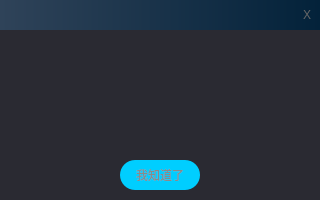
<?xml version="1.0" encoding="UTF-8"?>
<ui version="4.0">
 <class>Updater</class>
 <widget class="QWidget" name="Updater">
  <property name="geometry">
   <rect>
    <x>0</x>
    <y>0</y>
    <width>320</width>
    <height>200</height>
   </rect>
  </property>
  <property name="minimumSize">
   <size>
    <width>320</width>
    <height>200</height>
   </size>
  </property>
  <property name="windowTitle">
   <string>Form</string>
  </property>
  <property name="styleSheet">
   <string notr="true">*
{
border: none;
}</string>
  </property>
  <layout class="QVBoxLayout" name="verticalLayout">
   <property name="spacing">
    <number>0</number>
   </property>
   <property name="leftMargin">
    <number>0</number>
   </property>
   <property name="topMargin">
    <number>0</number>
   </property>
   <property name="rightMargin">
    <number>0</number>
   </property>
   <property name="bottomMargin">
    <number>0</number>
   </property>
   <item>
    <widget class="QWidget" name="widget_mask" native="true">
     <property name="styleSheet">
      <string notr="true">#widget_mask
{
background-color: #2a2a32;
}</string>
     </property>
     <layout class="QVBoxLayout" name="verticalLayout_4">
      <property name="spacing">
       <number>0</number>
      </property>
      <property name="leftMargin">
       <number>0</number>
      </property>
      <property name="topMargin">
       <number>0</number>
      </property>
      <property name="rightMargin">
       <number>0</number>
      </property>
      <property name="bottomMargin">
       <number>0</number>
      </property>
      <item>
       <layout class="QVBoxLayout" name="verticalLayout_3">
        <property name="spacing">
         <number>0</number>
        </property>
        <item>
         <widget class="QFrame" name="frame_title">
          <property name="minimumSize">
           <size>
            <width>0</width>
            <height>30</height>
           </size>
          </property>
          <property name="maximumSize">
           <size>
            <width>16777215</width>
            <height>30</height>
           </size>
          </property>
          <property name="styleSheet">
           <string notr="true">#frame_title
{
background-color:qlineargradient(spread:pad,x1:0,y1:0,x2:1,y2:0,stop:0 #2f4359, stop:1  #03223a);
}</string>
          </property>
          <property name="frameShape">
           <enum>QFrame::StyledPanel</enum>
          </property>
          <property name="frameShadow">
           <enum>QFrame::Raised</enum>
          </property>
          <layout class="QHBoxLayout" name="horizontalLayout">
           <property name="spacing">
            <number>0</number>
           </property>
           <property name="leftMargin">
            <number>0</number>
           </property>
           <property name="topMargin">
            <number>0</number>
           </property>
           <property name="rightMargin">
            <number>0</number>
           </property>
           <property name="bottomMargin">
            <number>0</number>
           </property>
           <item>
            <spacer name="horizontalSpacer">
             <property name="orientation">
              <enum>Qt::Horizontal</enum>
             </property>
             <property name="sizeHint" stdset="0">
              <size>
               <width>291</width>
               <height>20</height>
              </size>
             </property>
            </spacer>
           </item>
           <item>
            <widget class="QPushButton" name="pushButton_close">
             <property name="minimumSize">
              <size>
               <width>26</width>
               <height>26</height>
              </size>
             </property>
             <property name="maximumSize">
              <size>
               <width>26</width>
               <height>26</height>
              </size>
             </property>
             <property name="styleSheet">
              <string notr="true">QPushButton
{
color: #666666;
}

QPushButton:hover
{
color: #ff5500;
}</string>
             </property>
             <property name="text">
              <string>X</string>
             </property>
            </widget>
           </item>
          </layout>
         </widget>
        </item>
        <item>
         <widget class="QStackedWidget" name="stackedWidget">
          <property name="currentIndex">
           <number>0</number>
          </property>
          <widget class="QWidget" name="page">
           <layout class="QVBoxLayout" name="verticalLayout_2">
            <property name="spacing">
             <number>0</number>
            </property>
            <property name="leftMargin">
             <number>0</number>
            </property>
            <property name="topMargin">
             <number>0</number>
            </property>
            <property name="rightMargin">
             <number>0</number>
            </property>
            <property name="bottomMargin">
             <number>0</number>
            </property>
            <item>
             <layout class="QHBoxLayout" name="horizontalLayout_2">
              <item>
               <spacer name="horizontalSpacer_2">
                <property name="orientation">
                 <enum>Qt::Horizontal</enum>
                </property>
                <property name="sizeHint" stdset="0">
                 <size>
                  <width>50</width>
                  <height>20</height>
                 </size>
                </property>
               </spacer>
              </item>
              <item>
               <widget class="QTextEdit" name="textEdit_info">
                <property name="minimumSize">
                 <size>
                  <width>0</width>
                  <height>100</height>
                 </size>
                </property>
                <property name="maximumSize">
                 <size>
                  <width>16777215</width>
                  <height>120</height>
                 </size>
                </property>
                <property name="styleSheet">
                 <string notr="true">#textEdit_info
{
color: white;
background-color: transparent;
}</string>
                </property>
                <property name="html">
                 <string>&lt;!DOCTYPE HTML PUBLIC &quot;-//W3C//DTD HTML 4.0//EN&quot; &quot;http://www.w3.org/TR/REC-html40/strict.dtd&quot;&gt;
&lt;html&gt;&lt;head&gt;&lt;meta name=&quot;qrichtext&quot; content=&quot;1&quot; /&gt;&lt;style type=&quot;text/css&quot;&gt;
p, li { white-space: pre-wrap; }
&lt;/style&gt;&lt;/head&gt;&lt;body style=&quot; font-family:'SimSun'; font-size:9pt; font-weight:400; font-style:normal;&quot;&gt;
&lt;p style=&quot;-qt-paragraph-type:empty; margin-top:0px; margin-bottom:0px; margin-left:0px; margin-right:0px; -qt-block-indent:0; text-indent:0px;&quot;&gt;&lt;br /&gt;&lt;/p&gt;&lt;/body&gt;&lt;/html&gt;</string>
                </property>
               </widget>
              </item>
              <item>
               <spacer name="horizontalSpacer_3">
                <property name="orientation">
                 <enum>Qt::Horizontal</enum>
                </property>
                <property name="sizeHint" stdset="0">
                 <size>
                  <width>50</width>
                  <height>20</height>
                 </size>
                </property>
               </spacer>
              </item>
             </layout>
            </item>
            <item>
             <widget class="QStackedWidget" name="stackedWidget_select">
              <property name="minimumSize">
               <size>
                <width>0</width>
                <height>50</height>
               </size>
              </property>
              <property name="maximumSize">
               <size>
                <width>16777215</width>
                <height>50</height>
               </size>
              </property>
              <property name="styleSheet">
               <string notr="true">QPushButton
{
color: #89898a;
border-radius: 15px;
font: 400 12px &quot;微软雅黑&quot;;
background-color: #00ceff;
}

QPushButton:checked
{
color: white;
background-color: #ff008c;
}

QPushButton:hover
{
color: white;
background-color: #ff008c;
}</string>
              </property>
              <property name="currentIndex">
               <number>0</number>
              </property>
              <widget class="QWidget" name="page_know">
               <layout class="QHBoxLayout" name="horizontalLayout_4">
                <item>
                 <spacer name="horizontalSpacer_4">
                  <property name="orientation">
                   <enum>Qt::Horizontal</enum>
                  </property>
                  <property name="sizeHint" stdset="0">
                   <size>
                    <width>102</width>
                    <height>20</height>
                   </size>
                  </property>
                 </spacer>
                </item>
                <item>
                 <widget class="QPushButton" name="pushButton_iknow">
                  <property name="minimumSize">
                   <size>
                    <width>80</width>
                    <height>30</height>
                   </size>
                  </property>
                  <property name="maximumSize">
                   <size>
                    <width>80</width>
                    <height>30</height>
                   </size>
                  </property>
                  <property name="text">
                   <string>我知道了</string>
                  </property>
                 </widget>
                </item>
                <item>
                 <spacer name="horizontalSpacer_5">
                  <property name="orientation">
                   <enum>Qt::Horizontal</enum>
                  </property>
                  <property name="sizeHint" stdset="0">
                   <size>
                    <width>102</width>
                    <height>20</height>
                   </size>
                  </property>
                 </spacer>
                </item>
               </layout>
              </widget>
              <widget class="QWidget" name="page_update">
               <layout class="QHBoxLayout" name="horizontalLayout_3">
                <item>
                 <widget class="QPushButton" name="pushButton_accept">
                  <property name="minimumSize">
                   <size>
                    <width>80</width>
                    <height>30</height>
                   </size>
                  </property>
                  <property name="maximumSize">
                   <size>
                    <width>80</width>
                    <height>30</height>
                   </size>
                  </property>
                  <property name="text">
                   <string>立即更新</string>
                  </property>
                 </widget>
                </item>
                <item>
                 <widget class="QPushButton" name="pushButton_reject">
                  <property name="minimumSize">
                   <size>
                    <width>80</width>
                    <height>30</height>
                   </size>
                  </property>
                  <property name="maximumSize">
                   <size>
                    <width>80</width>
                    <height>30</height>
                   </size>
                  </property>
                  <property name="text">
                   <string>暂不更新</string>
                  </property>
                 </widget>
                </item>
               </layout>
              </widget>
             </widget>
            </item>
           </layout>
          </widget>
         </widget>
        </item>
       </layout>
      </item>
     </layout>
    </widget>
   </item>
  </layout>
 </widget>
 <resources/>
 <connections/>
</ui>
